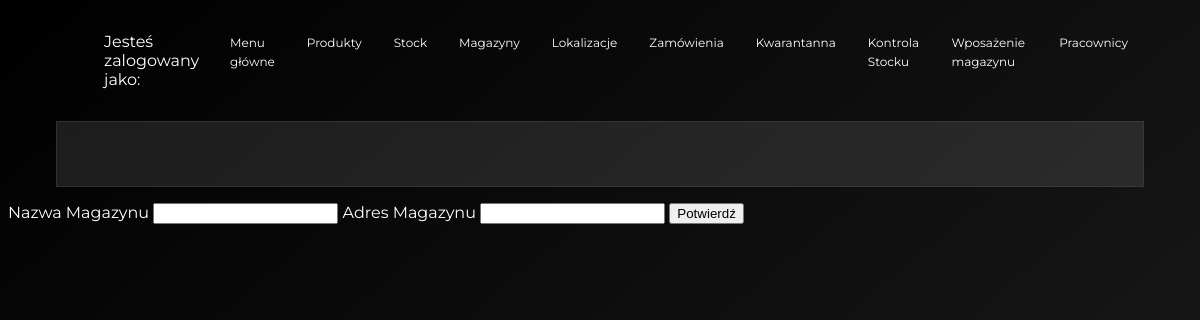
Before: /warehouseMainLocationsEdit.html?mainLocationId=5 with the older database file.
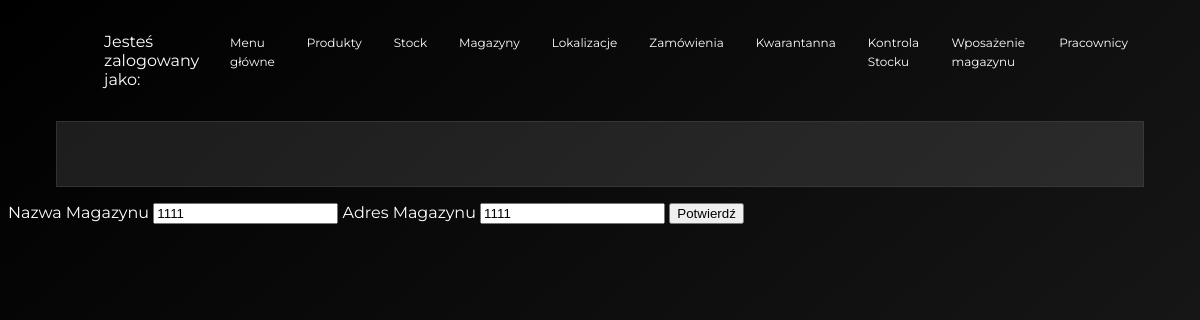
After: the same page with the newer database file.
### model.py (models this page shows, shortened)
class WarehouseMainLocation(db.Model):
    __tablename__ = 'warehouse_main_location'
    id = db.Column(db.Integer, primary_key=True)
    main_location_name = db.Column(db.String)
    main_location_address = db.Column(db.String, nullable=True)
    productOnStock = db.relationship('ProductOnStock', backref='warehouse_main_location', lazy = 'dynamic')
    warehouseEquipment = db.relationship('WarehouseEquipment', backref='warehouse_main_location', lazy = 'dynamic')
    warehouseStockLocation = db.relationship('WarehouseStockLocation',
                                             backref='warehouse_main_location',
                                             lazy = 'dynamic')

### app.py (the view)
@app.route('/warehouseMainLocationsEdit.html', methods=['GET', 'POST'])
def warehouseMainLocationsEdit():
    form = MainLocation()
    main_location_id = request.args.get('mainLocationId')
    data = db.session.query(model.WarehouseMainLocation).filter_by(id=main_location_id)
    if request.method == 'POST':
        data.update({"main_location_name" : form.main_location_name.data,
            "main_location_address" : form.main_location_address.data}, synchronize_session=False)
        db.session.commit()
        return redirect(url_for('warehouseMainLocations'))
    return render_template('warehouseMainLocationsEdit.html', to_edit=data.first(), form=form)

### app.py
class MainLocation(FlaskForm):
    main_location_name = StringField('Nazwa Magazynu', validators=[DataRequired()])
    main_location_address = StringField('Adres Magazynu')
    submit = SubmitField('Potwierdź')

### templates/warehouseMainLocationsEdit.html (shortened to what this page needs)
{% extends "warehouseBase.html" %}
{% block head %}
    {{ super() }}
{% endblock %}
{% block body %}
    {{ super() }}
    <form method="POST">
        {{ form.main_location_name.label }}
        {{ form.main_location_name(value=to_edit.main_location_name) }}
        {{ form.main_location_address.label }}
        {{ form.main_location_address(value=to_edit.main_location_address) }}
        {{ form.submit() }}
    </form>
{% endblock %}

Changed rows visible on the page:
added WarehouseMainLocation: main_location_name "1111", main_location_address "1111"
